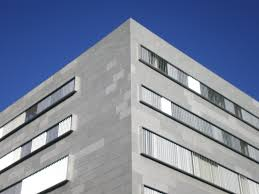
//> input picture hough_line/building.jpg, 259 x 194 px
$ ./main   (built with g++ and OpenCV 4)
//> lines starting //> are read from the running program, lines starting //| are printed output that depends on the picture
#include "opencv2/highgui/highgui.hpp"
#include "opencv2/imgproc/imgproc.hpp"
#include <iostream>

using namespace cv;
using namespace std;

int main()
{
	Mat src = imread("building.jpg", 0);
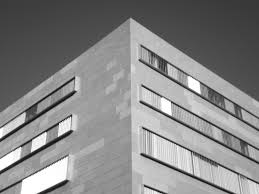
//> src: 194 rows x 259 cols, CV_8UC1; min 0, max 255, mean 134.2

	Mat dst, cdst;
	Canny(src, dst, 10, 240, 3);
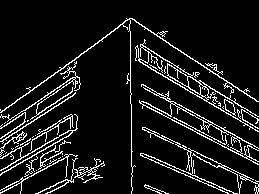
//> dst: 194 rows x 259 cols, CV_8UC1; 9.5% white in thin lines or dots
	cvtColor(dst, cdst, CV_GRAY2BGR);
//> cdst: 194 rows x 259 cols, CV_8UC3; 9.5% white in thin lines or dots

	vector<Vec2f> lines;
	// detect lines
	HoughLines(dst, lines, 1, CV_PI/180, 70, 0, 0 );
//> lines = 52 lines (rho, theta), first 12: [91, 0.94], [-16, 2.09], [-56, 2.15], [-129, 3.12], [-20, 2.11], [7, 2.08], [-59, 2.16], [22, 2.06], [119, 0.99], [26, 2.04], [24, 2.06], [81, 1.99]

	// draw lines
	for( size_t i = 0; i < lines.size(); i++ )
		{
		float rho = lines[i][0], theta = lines[i][1];
		Point pt1, pt2;
		double a = cos(theta), b = sin(theta);
		double x0 = a*rho, y0 = b*rho;
		pt1.x = cvRound(x0 + 1000*(-b));
		pt1.y = cvRound(y0 + 1000*(a));
		pt2.x = cvRound(x0 - 1000*(-b));
		pt2.y = cvRound(y0 - 1000*(a));
		line( cdst, pt1, pt2, Scalar(0,0,255), 1, CV_AA);
	}
//> this loop made 52 passes
//> (rho, theta, a, b, x0, y0) on passes 1 to 12: (91, 0.942, 0.588, 0.809, 53.49, 73.62), (-16, 2.09, -0.5, 0.866, 8, -13.86), (-56, 2.15, -0.545, 0.839, 30.5, -46.97), (-129, 3.12, -1, 0.0175, 129, -2.25), (-20, 2.11, -0.515, 0.857, 10.3, -17.14), (7, 2.08, -0.485, 0.875, -3.39, 6.12), (-59, 2.16, -0.559, 0.829, 32.99, -48.91), (22, 2.06, -0.469, 0.883, -10.33, 19.42), (119, 0.995, 0.545, 0.839, 64.81, 99.8), (26, 2.04, -0.454, 0.891, -11.8, 23.17), (24, 2.06, -0.469, 0.883, -11.27, 21.19), (81, 1.99, -0.407, 0.914, -32.95, 74)
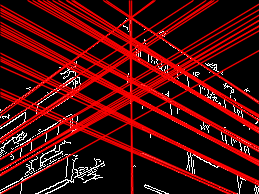
//> cdst: 194 rows x 259 cols, CV_8UC3; mean B, G, R 9.5, 9.5, 74.8

	imshow("source", src);
	imshow("detected lines", cdst);

	waitKey();
	return 0;
}
